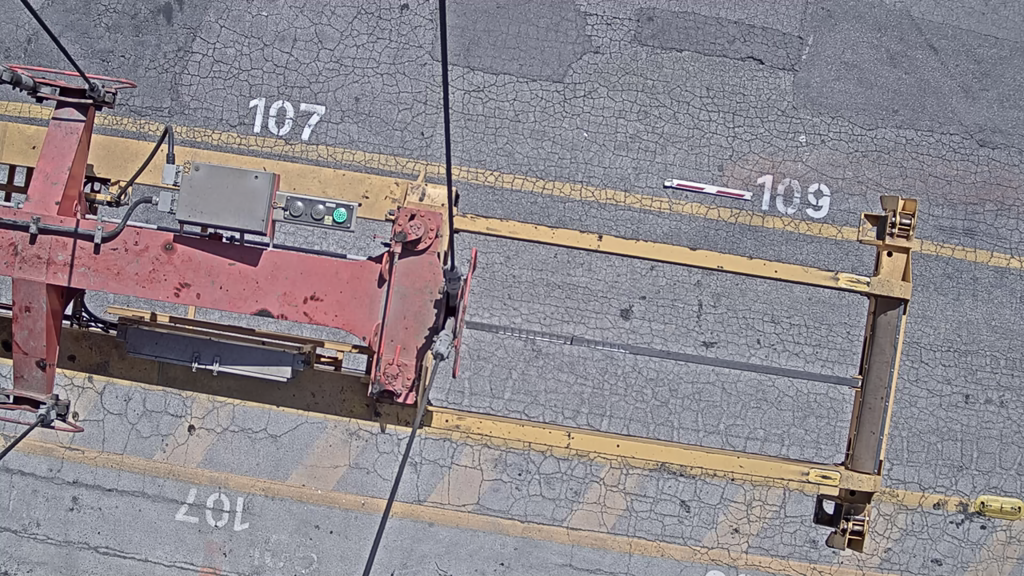
//> input picture background.png, 1024 x 576 px
$ ./single-frame-shadow   (built with g++ and OpenCV 4)
//> lines starting //> are read from the running program, lines starting //| are printed output that depends on the picture; after the words box and inside, x2 and y2 are one past the last pixel; in counts of white or black regions, pixels touching at a corner belong together
#include <opencv2/highgui.hpp>
#include <opencv2/imgproc.hpp>
#include <iostream>

int main() {
  cv::Mat background = cv::imread("background.png");
//> background is the input picture: 576 rows x 1024 cols, CV_8UC3; mean B, G, R 140.7, 135.3, 141.8
  cv::Mat frame = cv::imread("frame.png");
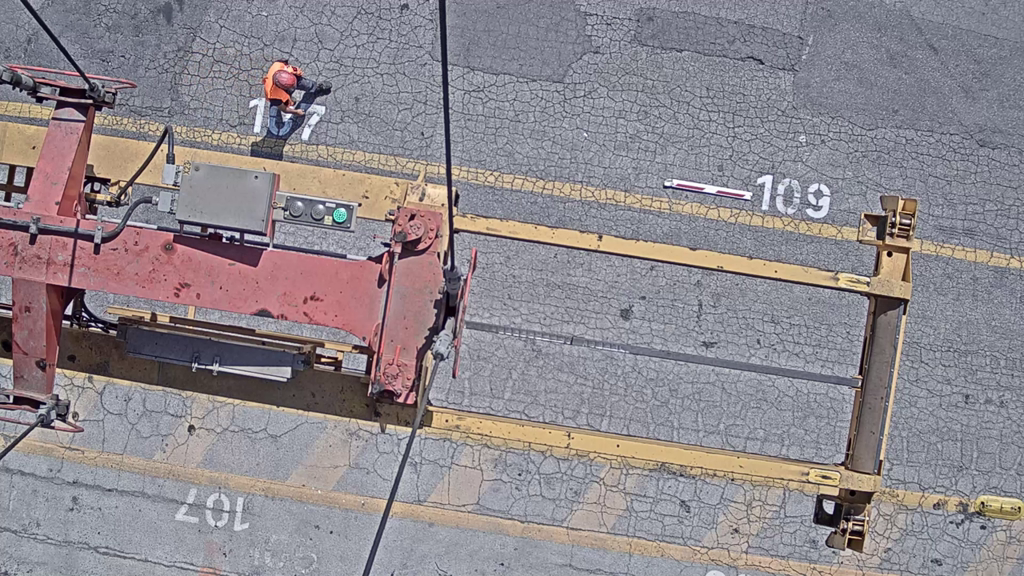
//> input picture frame.png, 1024 x 576 px
//> frame is the input picture: 576 rows x 1024 cols, CV_8UC3; mean B, G, R 141.7, 136.3, 142.8
  cv::Mat fg = cv::imread("fg.png");
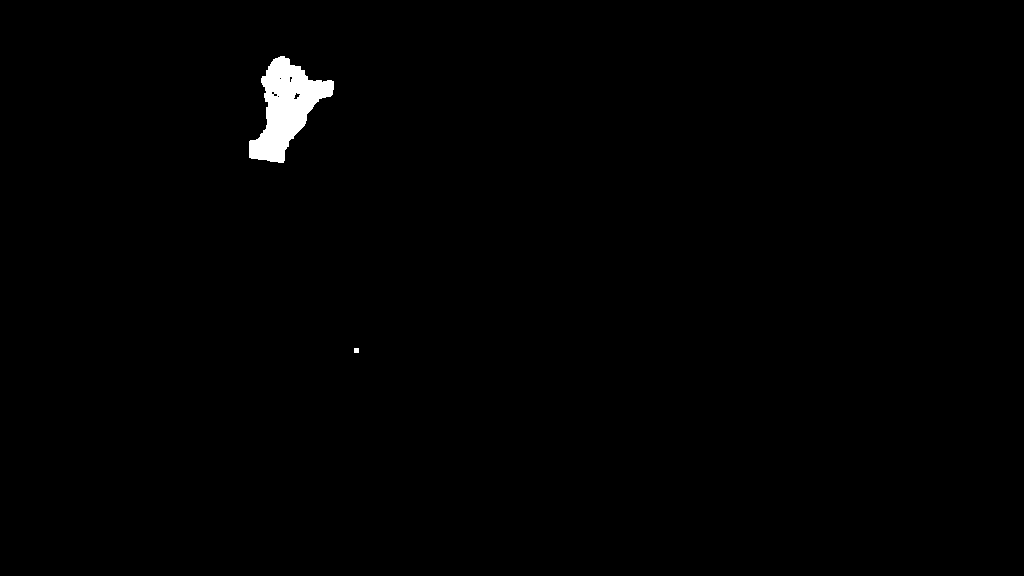
//> input picture fg.png, 1024 x 576 px
//> fg is the input picture: 576 rows x 1024 cols, CV_8UC3; 0.76% white; 2 white regions, box (x1, y1, x2, y2) and area: (249, 56, 334, 163) 4445, (354, 348, 359, 353) 25

  cv::Mat hsvBackground;
  cv::Mat hsvFrame;
  cv::cvtColor(background, hsvBackground, cv::COLOR_BGR2HSV);
//> hsvBackground: 576 rows x 1024 cols, CV_8UC3; mean H, S, V 102.3, 36.3, 151
  cv::cvtColor(frame, hsvFrame, cv::COLOR_BGR2HSV);
//> hsvFrame: 576 rows x 1024 cols, CV_8UC3; mean H, S, V 102.5, 36.6, 152.1

  int hueThreshold = 500;
  int saturationThreshold = 500;
  int lowValueThreshold = 5;
  int upValueThreshold = 500;
  cv::namedWindow("Trackbars", cv::WINDOW_AUTOSIZE); //create window
  cv::createTrackbar("Hue threshold", "Trackbars", &hueThreshold, 500);
  cv::createTrackbar("Saturation threshold","Trackbars", &saturationThreshold, 500);
  cv::createTrackbar("Lower Value Threshold", "Trackbars", &lowValueThreshold, 500);
  cv::createTrackbar("Upper Value Threshold", "Trackbars", &upValueThreshold, 500);

  std::vector<cv::Point> whitePoints;
  for (int i = 0; i < fg.cols; i++) {
    for (int j = 0; j < fg.rows; j++) {
      if (fg.at<cv::Vec3b>(cv::Point(i,j)) == cv::Vec3b{255,255,255}) {
        //std::cout << i << ", " << j << '\n';
        whitePoints.push_back({i,j});
      }
    }
  }
//> after the loop, whitePoints = 4470 Points (x, y), first 12: [249, 141], [249, 142], [249, 143], [249, 144], [249, 145], [249, 146], [249, 147], [249, 148], [249, 149], [249, 150], [249, 151], [249, 152]

  while (true) {
    for (auto point : whitePoints) {
      cv::Vec3b frameColor = hsvFrame.at<cv::Vec3b>(point);
      cv::Vec3b backgroundColor = hsvBackground.at<cv::Vec3b>(point);
      if (std::abs(frameColor.val[0] - backgroundColor.val[0]) < hueThreshold
                && frameColor.val[1] - backgroundColor.val[1] < saturationThreshold
                && frameColor.val[2] < backgroundColor.val[2])
      frame.at<cv::Vec3b>(point) = {100,100,100};
    }
//> this loop made 4470 passes
//> (point, frameColor, backgroundColor) on passes 1 to 3: (Point(249, 141), [16, 39, 194], [16, 51, 184]), (Point(249, 142), [24, 43, 200], [13, 41, 187]), (Point(249, 143), [24, 43, 200], [13, 41, 186])
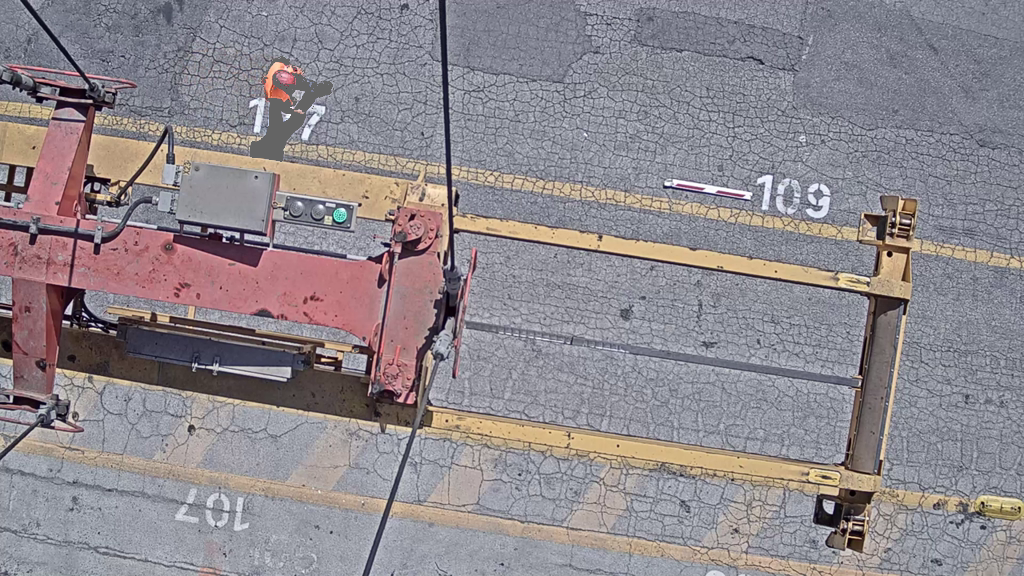
//> frame: 576 rows x 1024 cols, CV_8UC3; 0.5% of pixels changed, all inside (x1, y1, x2, y2) = (250, 56, 359, 352)

    cv::imshow("fg", fg);
    cv::imshow("Frame", frame);
    cv::imshow("Background", background);
    int k = cv::waitKey(30);
//> the 'q' key is pressed
    if (k == 'q')
      break;
  }
}
